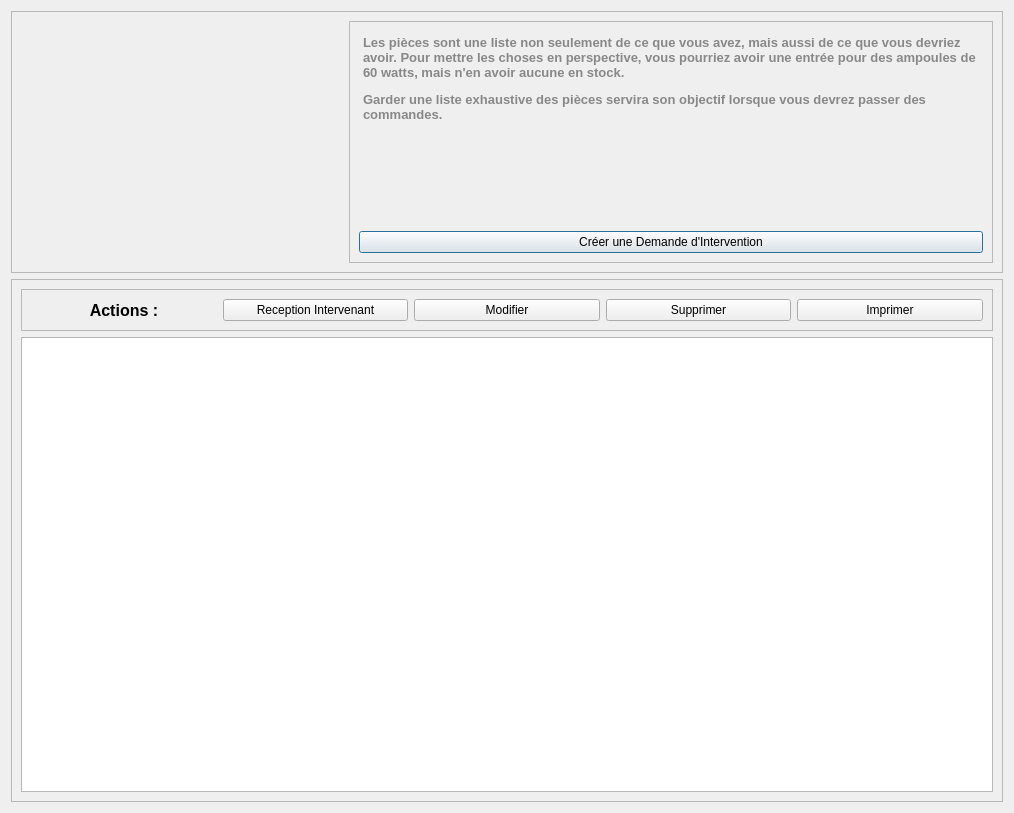
<?xml version="1.0" encoding="UTF-8"?>
<ui version="4.0">
 <class>Dialog</class>
 <widget class="QDialog" name="Dialog">
  <property name="geometry">
   <rect>
    <x>0</x>
    <y>0</y>
    <width>1014</width>
    <height>813</height>
   </rect>
  </property>
  <property name="windowTitle">
   <string>Dialog</string>
  </property>
  <layout class="QVBoxLayout" name="verticalLayout" stretch="1,2">
   <item>
    <widget class="QFrame" name="frame_2">
     <property name="frameShape">
      <enum>QFrame::StyledPanel</enum>
     </property>
     <property name="frameShadow">
      <enum>QFrame::Raised</enum>
     </property>
     <layout class="QHBoxLayout" name="horizontalLayout" stretch="1,2">
      <item>
       <widget class="QLabel" name="label_2">
        <property name="autoFillBackground">
         <bool>false</bool>
        </property>
        <property name="text">
         <string/>
        </property>
        <property name="pixmap">
         <pixmap>:/icons/icons/request.png</pixmap>
        </property>
        <property name="alignment">
         <set>Qt::AlignCenter</set>
        </property>
        <property name="wordWrap">
         <bool>false</bool>
        </property>
        <property name="openExternalLinks">
         <bool>true</bool>
        </property>
       </widget>
      </item>
      <item>
       <widget class="QFrame" name="frame_3">
        <property name="frameShape">
         <enum>QFrame::StyledPanel</enum>
        </property>
        <property name="frameShadow">
         <enum>QFrame::Raised</enum>
        </property>
        <layout class="QVBoxLayout" name="verticalLayout_2">
         <item>
          <widget class="QTextEdit" name="textEdit">
           <property name="styleSheet">
            <string notr="true">background-color:transparent;
border : none;</string>
           </property>
           <property name="readOnly">
            <bool>true</bool>
           </property>
           <property name="html">
            <string>&lt;!DOCTYPE HTML PUBLIC &quot;-//W3C//DTD HTML 4.0//EN&quot; &quot;http://www.w3.org/TR/REC-html40/strict.dtd&quot;&gt;
&lt;html&gt;&lt;head&gt;&lt;meta name=&quot;qrichtext&quot; content=&quot;1&quot; /&gt;&lt;style type=&quot;text/css&quot;&gt;
p, li { white-space: pre-wrap; }
&lt;/style&gt;&lt;/head&gt;&lt;body style=&quot; font-family:'MS Shell Dlg 2'; font-size:7.8pt; font-weight:400; font-style:normal;&quot;&gt;
&lt;p style=&quot; margin-top:12px; margin-bottom:12px; margin-left:0px; margin-right:0px; -qt-block-indent:0; text-indent:0px;&quot;&gt;&lt;span style=&quot; font-family:'Tahoma,Calibri,Helvetica'; font-size:10pt; font-weight:600; color:#888888;&quot;&gt;Les pièces sont une liste non seulement de ce que vous avez, mais aussi de ce que vous devriez avoir. Pour mettre les choses en perspective, vous pourriez avoir une entrée pour des ampoules de 60 watts, mais n'en avoir aucune en stock.&lt;/span&gt;&lt;/p&gt;
&lt;p style=&quot; margin-top:12px; margin-bottom:12px; margin-left:0px; margin-right:0px; -qt-block-indent:0; text-indent:0px;&quot;&gt;&lt;span style=&quot; font-family:'Tahoma,Calibri,Helvetica'; font-size:10pt; font-weight:600; color:#888888;&quot;&gt;Garder une liste exhaustive des pièces servira son objectif lorsque vous devrez passer des commandes.&lt;/span&gt;&lt;/p&gt;&lt;/body&gt;&lt;/html&gt;</string>
           </property>
           <property name="textInteractionFlags">
            <set>Qt::NoTextInteraction</set>
           </property>
          </widget>
         </item>
         <item>
          <widget class="QPushButton" name="ButtonCreerDemandeIntervention">
           <property name="cursor">
            <cursorShape>PointingHandCursor</cursorShape>
           </property>
           <property name="styleSheet">
            <string notr="true">QPushButton{
height : 25px;
background-color :#00A8E8;
}


QPushButton:hover{
	background-color: rgb(0, 92, 157);
};</string>
           </property>
           <property name="text">
            <string>Créer une Demande d'Intervention</string>
           </property>
          </widget>
         </item>
        </layout>
       </widget>
      </item>
     </layout>
    </widget>
   </item>
   <item>
    <widget class="QFrame" name="frame">
     <property name="frameShape">
      <enum>QFrame::StyledPanel</enum>
     </property>
     <property name="frameShadow">
      <enum>QFrame::Raised</enum>
     </property>
     <layout class="QVBoxLayout" name="verticalLayout_3">
      <item>
       <widget class="QFrame" name="frame_4">
        <property name="frameShape">
         <enum>QFrame::StyledPanel</enum>
        </property>
        <property name="frameShadow">
         <enum>QFrame::Raised</enum>
        </property>
        <layout class="QHBoxLayout" name="horizontalLayout_2">
         <item>
          <widget class="QLabel" name="label">
           <property name="font">
            <font>
             <family>Arial</family>
             <pointsize>12</pointsize>
             <weight>75</weight>
             <bold>true</bold>
            </font>
           </property>
           <property name="text">
            <string>Actions :</string>
           </property>
           <property name="alignment">
            <set>Qt::AlignCenter</set>
           </property>
          </widget>
         </item>
         <item>
          <widget class="QPushButton" name="pushButton">
           <property name="cursor">
            <cursorShape>PointingHandCursor</cursorShape>
           </property>
           <property name="styleSheet">
            <string notr="true">QPushButton{
height : 20px;
background-color :#00A8E8;
}


QPushButton:hover{
	background-color: rgb(0, 92, 157);
};</string>
           </property>
           <property name="text">
            <string>Reception Intervenant</string>
           </property>
          </widget>
         </item>
         <item>
          <widget class="QPushButton" name="ButtonModifier">
           <property name="cursor">
            <cursorShape>PointingHandCursor</cursorShape>
           </property>
           <property name="styleSheet">
            <string notr="true">QPushButton{
height : 20px;
background-color :#00A8E8;
}


QPushButton:hover{
	background-color: rgb(0, 92, 157);
};</string>
           </property>
           <property name="text">
            <string>Modifier</string>
           </property>
          </widget>
         </item>
         <item>
          <widget class="QPushButton" name="ButtonSupprimer">
           <property name="cursor">
            <cursorShape>PointingHandCursor</cursorShape>
           </property>
           <property name="styleSheet">
            <string notr="true">QPushButton{
height : 20px;
background-color :#00A8E8;
}


QPushButton:hover{
	background-color: rgb(0, 92, 157);
};</string>
           </property>
           <property name="text">
            <string>Supprimer</string>
           </property>
          </widget>
         </item>
         <item>
          <widget class="QPushButton" name="ButtonImprimer">
           <property name="cursor">
            <cursorShape>PointingHandCursor</cursorShape>
           </property>
           <property name="styleSheet">
            <string notr="true">QPushButton{
height : 20px;
background-color :#00A8E8;
}


QPushButton:hover{
	background-color: rgb(0, 92, 157);
};</string>
           </property>
           <property name="text">
            <string>Imprimer</string>
           </property>
          </widget>
         </item>
        </layout>
       </widget>
      </item>
      <item>
       <widget class="QTableWidget" name="tableWidgetDemandeIntervention"/>
      </item>
     </layout>
    </widget>
   </item>
  </layout>
 </widget>
 <resources>
  <include location="icons.qrc"/>
 </resources>
 <connections/>
</ui>
